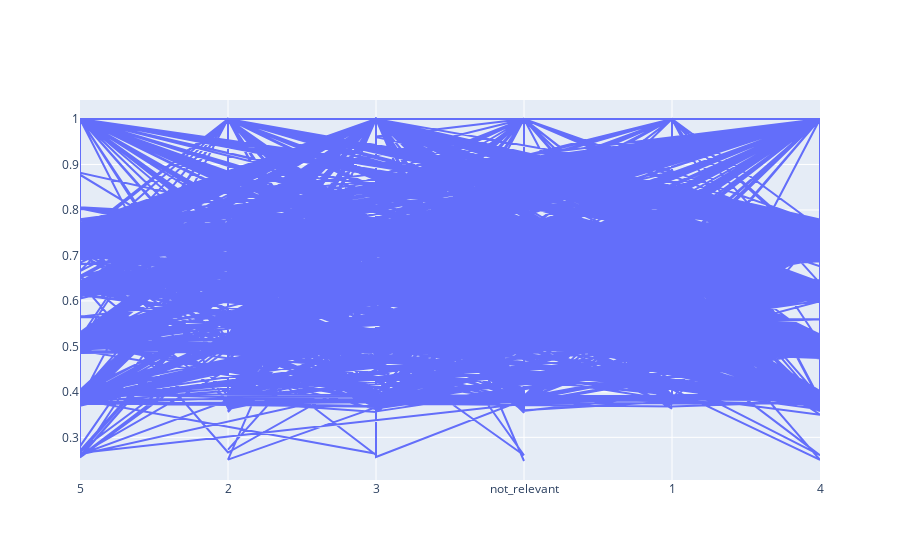

Source (notebook cell):
### Code cell
sentiments = df2['sentiment']
confidence = df2['sentiment:confidence']
fig5 = go.Figure([go.Scatter(x=sentiments,
                             y=confidence)]).show()

### Figure 1 — Plotly figure (JSON) as saved in the notebook; plotly's stock layout.template omitted (floating-point values rounded to 4 significant figures; data arrays with more than 128 entries replaced by an {"elided": "..."} marker saying what was removed)
{"data": [{"type": "scatter", "x": {"elided": "7156 str values"}, "y": {"elided": "7156 float values"}}], "layout": {}}
